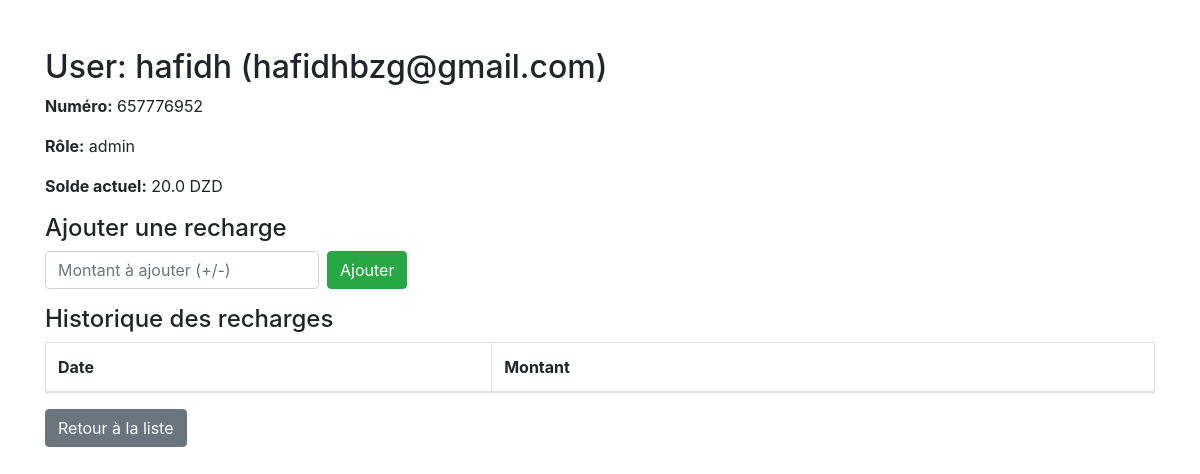
Page /admin/users/1 on the earlier database version.
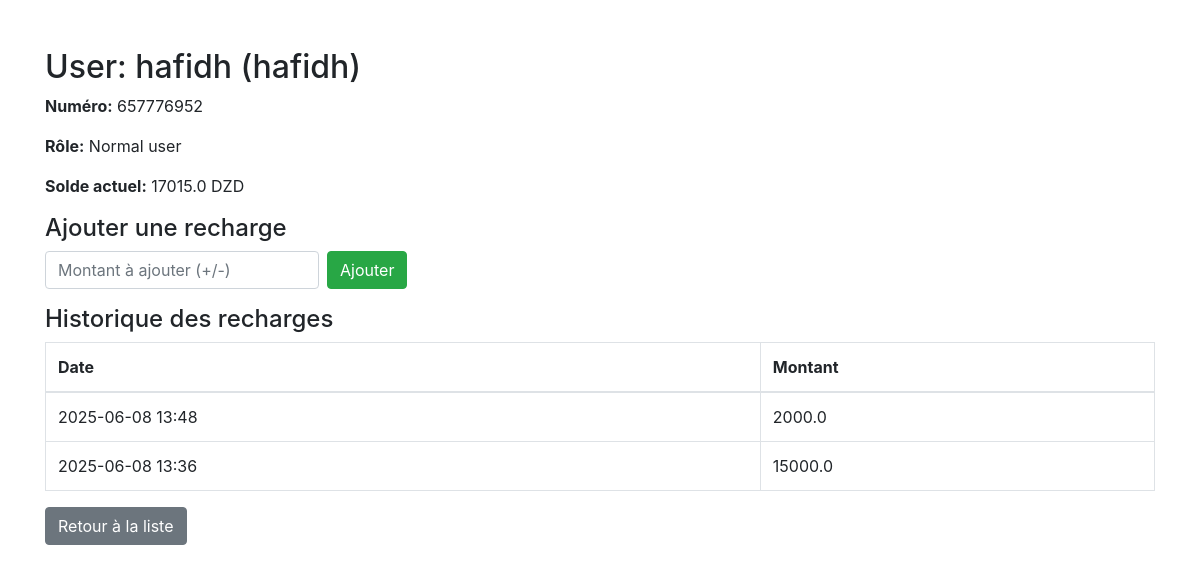
Same page on the later database version.
### models.py (models this page shows)
class User(db.Model):
    __tablename__ = 'users'
    id = db.Column(db.Integer, primary_key=True)
    name = db.Column(db.String(100), nullable=False)
    email = db.Column(db.String(120), unique=True, nullable=False)
    number = db.Column(db.Integer,unique=True,nullable=False)
    password = db.Column(db.String(100), nullable=False)
    role = db.Column(db.String(20), default='Normal user')
    balance = db.Column(db.Float, default=0.0)
    bookings = db.relationship('Booking', backref='user', lazy=True)
    recharges = db.relationship('Recharge', backref='user', lazy=True)

class Recharge(db.Model):   #ychof + ymodifier
    __tablename__ = 'recharges'
    id = db.Column(db.Integer, primary_key=True)
    user_id = db.Column(db.Integer, db.ForeignKey('users.id'), nullable=False)
    amount = db.Column(db.Float, nullable=False)
    date = db.Column(db.DateTime, default=datetime.utcnow)

### admin_blueprint.py (the view)
@admin_bp.route('/users/<int:user_id>')
def user_detail(user_id):
    user = get_user_by_id(user_id)
    if not user:
        return "User not found", 404
    balance = get_user_balance(user_id)
    recharges = get_user_recharges(user_id)
    return render_template('user_detail.html', user=user, balance=balance, recharges=recharges)

### data_access1.py (called while the page is built)
def get_user_balance(user_id):
    user = User.query.get(user_id)
    if not user:
        return 0.0
    total_recharge = db.session.query(db.func.sum(Recharge.amount)).filter_by(user_id=user_id).scalar() or 0.0
    return user.balance + total_recharge

def get_user_by_id(user_id):
    return User.query.get(user_id)

def get_user_recharges(user_id):
    return Recharge.query.filter_by(user_id=user_id).order_by(Recharge.date.desc()).all()

### templates/user_detail.html (shortened to what this page needs)
<!DOCTYPE html>
<html lang="en">
<head>
    <link rel="stylesheet" href="https://stackpath.bootstrapcdn.com/bootstrap/4.5.2/css/bootstrap.min.css">
</head>
<body>
<div class="container mt-5">
    <h2>User: {{ user.name }} ({{ user.email }})</h2>
    <p><strong>Numéro:</strong> {{ user.number }}</p>
    <p><strong>Rôle:</strong> {{ user.role }}</p>
    <p><strong>Solde actuel:</strong> {{ balance }} DZD</p>
    <h4>Ajouter une recharge</h4>
    <form method="post" action="{{ url_for('admin_bp.update_balance', user_id=user.id) }}" class="form-inline mb-3">
        <input type="number" step="0.01" name="balance" class="form-control mr-2" placeholder="Montant à ajouter (+/-)">
        <button type="submit" class="btn btn-success">Ajouter</button>
    </form>
    <h4>Historique des recharges</h4>
    <table class="table table-bordered">
        <thead>
            <tr>
                <th>Date</th>
                <th>Montant</th>
            </tr>
        </thead>
        <tbody>
            {% for recharge in recharges %}
            <tr>
                <td>{{ recharge.date.strftime('%Y-%m-%d %H:%M') }}</td>
                <td>{{ recharge.amount }}</td>
            </tr>
            {% endfor %}
        </tbody>
    </table>
    <a href="{{ url_for('admin_bp.users_page') }}" class="btn btn-secondary">Retour à la liste</a>
</div>
</body>
</html>

Differences in the rows shown:
changed User "hafidh": email "hafidhbzg@gmail.com" → "hafidh"; role "admin" → "Normal user"
added Recharge: date "2025-06-08 13:48", amount "2000.0"
added Recharge: date "2025-06-08 13:36", amount "15000.0"
Other differences:
{{ balance }}: "20.0" → "17015.0"
